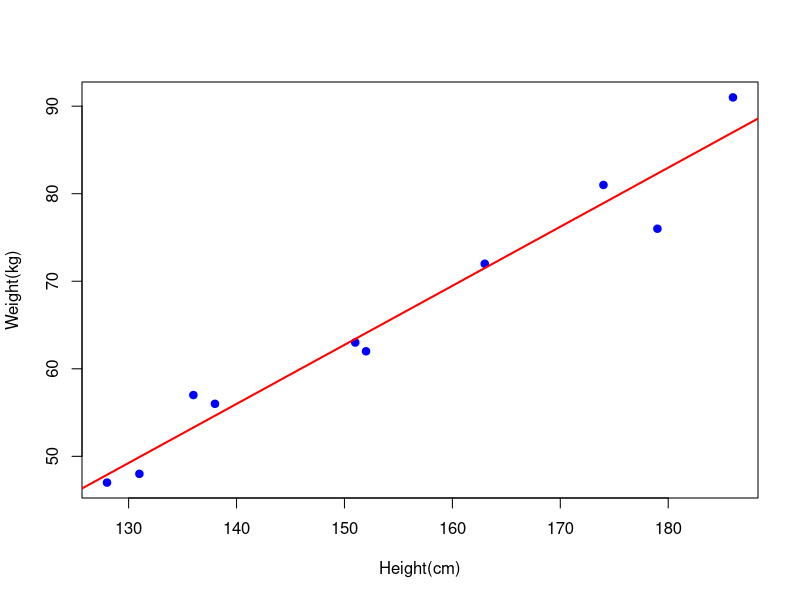

Generate this figure with R:
height = c(151,174,138,186,128,136,179,163,152,131)
weight = c(63,81,56,91,47,57,76,72,62,48)
model = lm(weight ~ height)
new_height = data.frame(height = 170)
predicted_weight = predict(model, new_height)
cat("Predicted weight: ")
cat(predicted_weight)
plot(height, weight, pch = 19, col = "blue", xlab = "Height(cm)", ylab =
"Weight(kg)" )
abline(model, col = 'red', lwd=2)
